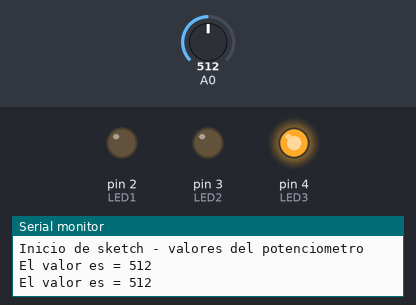
This sketch was run on a simulated Arduino Uno, built with avr-gcc and run on an emulated ATmega328P. Shown: output pins drawn as LEDs (lit = HIGH), the last lines printed to the serial monitor. Dashed ring = blinking. The inputs (shaded band) are chosen by the test bench; at power-on: A0 = 512.

Above: at 3.8 s.
3.9 s: A0 set to 494
At 6.3 s:
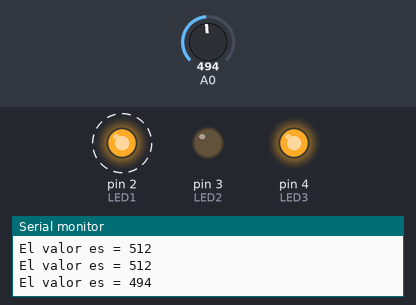
8.5 s: A0 set to 521
At 9.8 s:
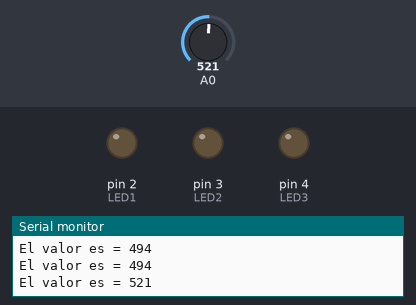
12.5 s: A0 set to 752
17.2 s: A0 set to 779
At 19.8 s:
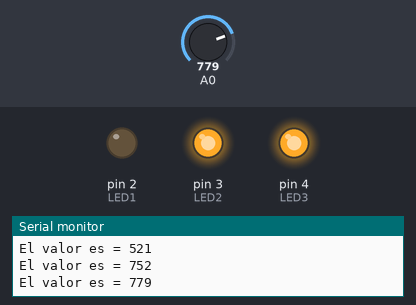
21.5 s: A0 set to 758
At 24.9 s:
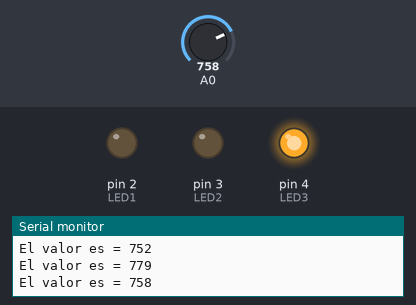
25.5 s: A0 set to 511
At 29.4 s:
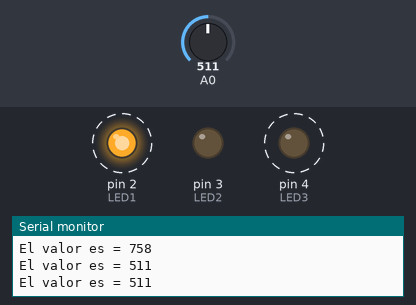
Timing chart, 0 to 32.0 s (numbered marks = the images above; inputs shaded):
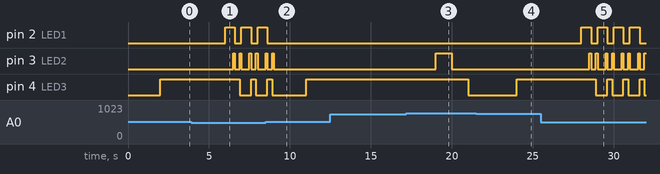

The sketch:

semaforo_potenciometro.ino
```cpp
//Variable donde almacenaremos el valor del potenciometro
long valor;

//Declaramos los pins de los LEDs
int LED1 = 2;
int LED2 = 3;
int LED3 = 4;


void setup() {
  //Inicializamos la comunicación serial
  Serial.begin(9600);

  //Escribimos por el monitor serie mensaje de inicio
  Serial.println("Inicio de sketch - valores del potenciometro");

  pinMode(LED1, OUTPUT);
  pinMode(LED2, OUTPUT);
  pinMode(LED3, OUTPUT);

}

void loop() {
  // leemos del pin A0 valor
  valor = analogRead(A0);

  //Imprimimos por el monitor serie
  Serial.print("El valor es = ");
  Serial.println(valor);

  if(valor >= 0 && valor <=255)
  {
    digitalWrite(LED1, HIGH);
	delay(5000);
    digitalWrite(LED2, HIGH);
    delay(1000);
    digitalWrite(LED1, LOW);
    digitalWrite(LED2, LOW);
    digitalWrite(LED3, HIGH);
    delay(3000);
    digitalWrite(LED3, LOW);
    digitalWrite(LED2, HIGH);
    delay(1000);
    digitalWrite(LED2, LOW);


  }

  if (valor >= 256 && valor <=511)
  {
      digitalWrite(LED1, HIGH);
	delay(500);
    digitalWrite(LED2, HIGH);
    delay(100);
    digitalWrite(LED1, LOW);
    digitalWrite(LED2, LOW);
    digitalWrite(LED3, HIGH);
    delay(300);
    digitalWrite(LED3, LOW);
    digitalWrite(LED2, HIGH);
    delay(100);
    digitalWrite(LED2, LOW);


  }

  if (valor >= 512 && valor <=767)
  {
      digitalWrite(LED1, LOW);
     delay(1000);

      digitalWrite(LED2, LOW);
     delay(1000);
      digitalWrite(LED3, HIGH);
     delay(1000);

    }

  if (valor >= 768 && valor <=1023)
  {
      digitalWrite(LED1, LOW);
     delay(1000);

      digitalWrite(LED2, HIGH);
     delay(1000);
    digitalWrite(LED2, LOW);
     delay(1000);
      digitalWrite(LED3, LOW);
     delay(1000);


   }
}
```

Measured:
- the behaviour switches between 512 and 511 on A0 (found by bisection; images 0 and 1)
- the behaviour switches between 767 and 768 on A0 (found by bisection; images 2 and 3)
- after the input at 3.9 s, pin 2 (LED1): alternates HIGH for 0.60 s and LOW for 0.40 s, starting after 2.1 s; pin 3 (LED2): LOW → HIGH after 2.6 s, → LOW 0.10 s later, → HIGH 0.30 s later, → LOW 0.10 s later, … (8 changes in this stretch); pin 4 (LED3): HIGH → LOW after 3.0 s, → HIGH 0.70 s later, → LOW 0.30 s later
- after the input at 8.5 s, pin 2 (LED1): goes on until 8.6 s, then stays LOW; pin 3 (LED2): goes on until 9.0 s, then stays LOW
- after the input at 17.2 s, pin 3 (LED2): LOW → HIGH after 1.8 s, → LOW 1.0 s later; pin 4 (LED3): HIGH → LOW after 3.8 s
- after the input at 21.5 s, pin 3 (LED2): stays LOW (without the input it goes to HIGH after 1.5 s); pin 4 (LED3): LOW → HIGH after 2.5 s
- after the input at 25.5 s, pin 2 (LED1): alternates HIGH for 0.60 s and LOW for 0.40 s, starting after 2.5 s; pin 3 (LED2): LOW → HIGH after 3.0 s, then repeats every 1.0 s: LOW 0.30 s, HIGH 0.10 s, LOW 0.50 s, HIGH 0.10 s; pin 4 (LED3): alternates HIGH for 0.30 s and LOW for 0.70 s, starting after 3.4 s
